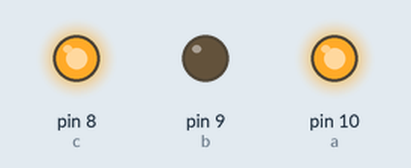
Simulated run of this sketch. Board: Arduino Uno, built with avr-gcc and run on an emulated ATmega328P. Shown: output pins drawn as LEDs (lit = HIGH).

Above: at 0.5 s.
At 1.5 s:
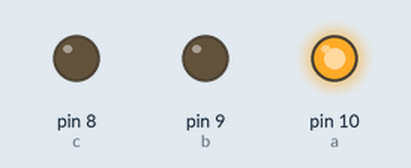
At 2.5 s:
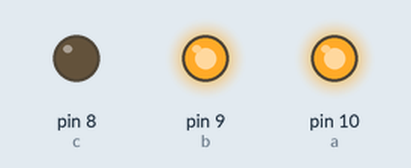
At 3.5 s:
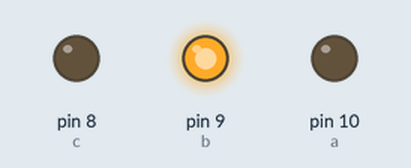
At 4.5 s:
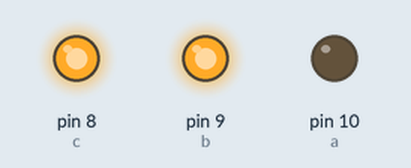
At 5.5 s:
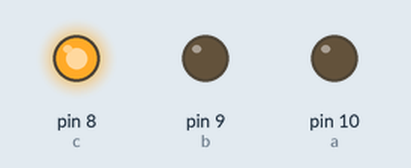
Timing chart, 0 to 7.8 s (numbered marks = the images above):
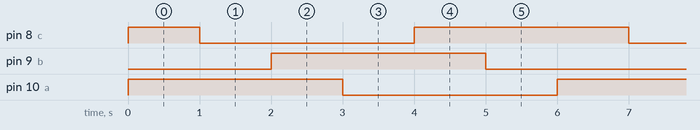

Measured:
- by itself, pin 8 (c), pin 9 (b), pin 10 (a): alternates HIGH for 3.0 s and LOW for 3.0 s
- by itself, everything shown: repeats every 6.0 s, in 6 steps

The sketch:

simuladorDeHall.ino.ino
```cpp
int a = 10;
int b = 9;
int c = 8;
void setup() {
  // put your setup code here, to run once:
   pinMode(8, OUTPUT);
   pinMode(9, OUTPUT);
   pinMode(10, OUTPUT);
   digitalWrite(a,LOW);
   digitalWrite(b,LOW);
   digitalWrite(c,HIGH);
}

void loop() {
  // put your main code here, to run repeatedly:
  digitalWrite(a,HIGH);
  delay(1000);
  digitalWrite(c,LOW);
  delay(1000);
  digitalWrite(b,HIGH);
  delay(1000);
  digitalWrite(a,LOW);
  delay(1000);
  digitalWrite(c,HIGH);
  delay(1000);
  digitalWrite(b,LOW);
  delay(1000);
}
```
